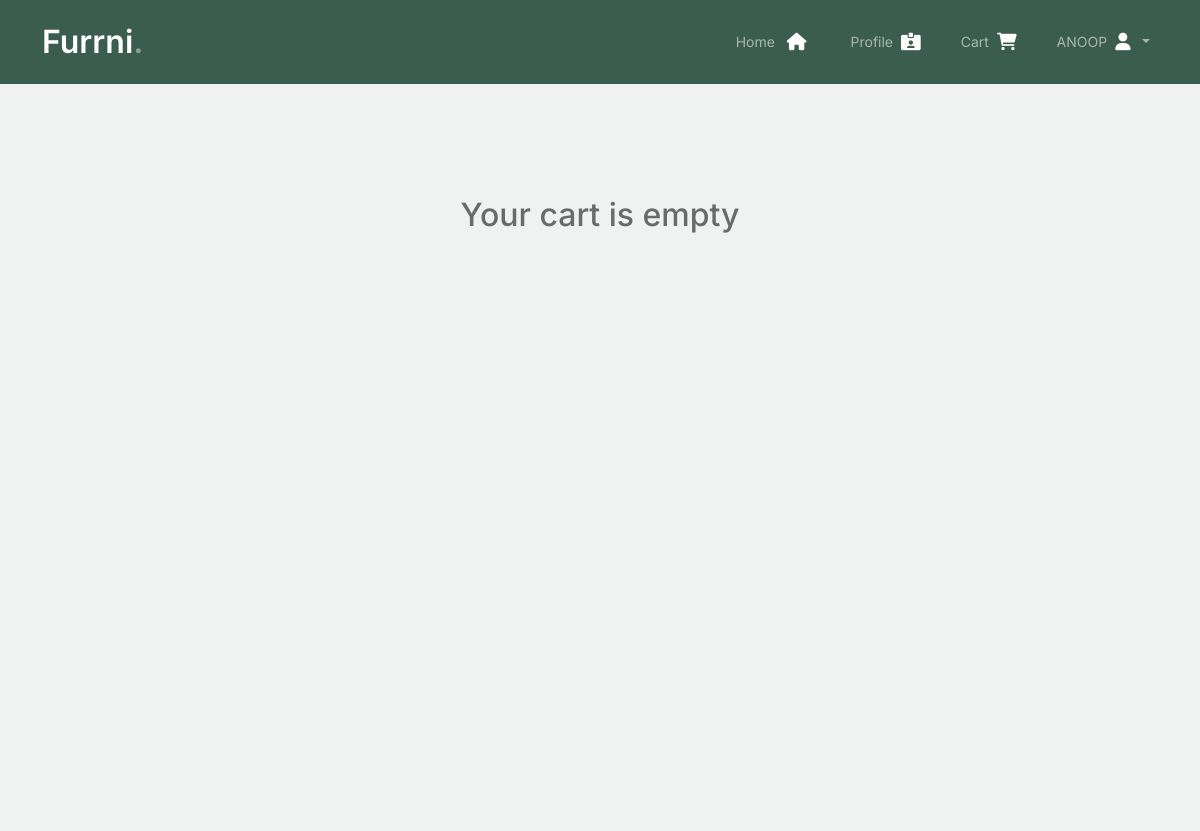
Before: /cart (signed in, upper part) with the older database file.
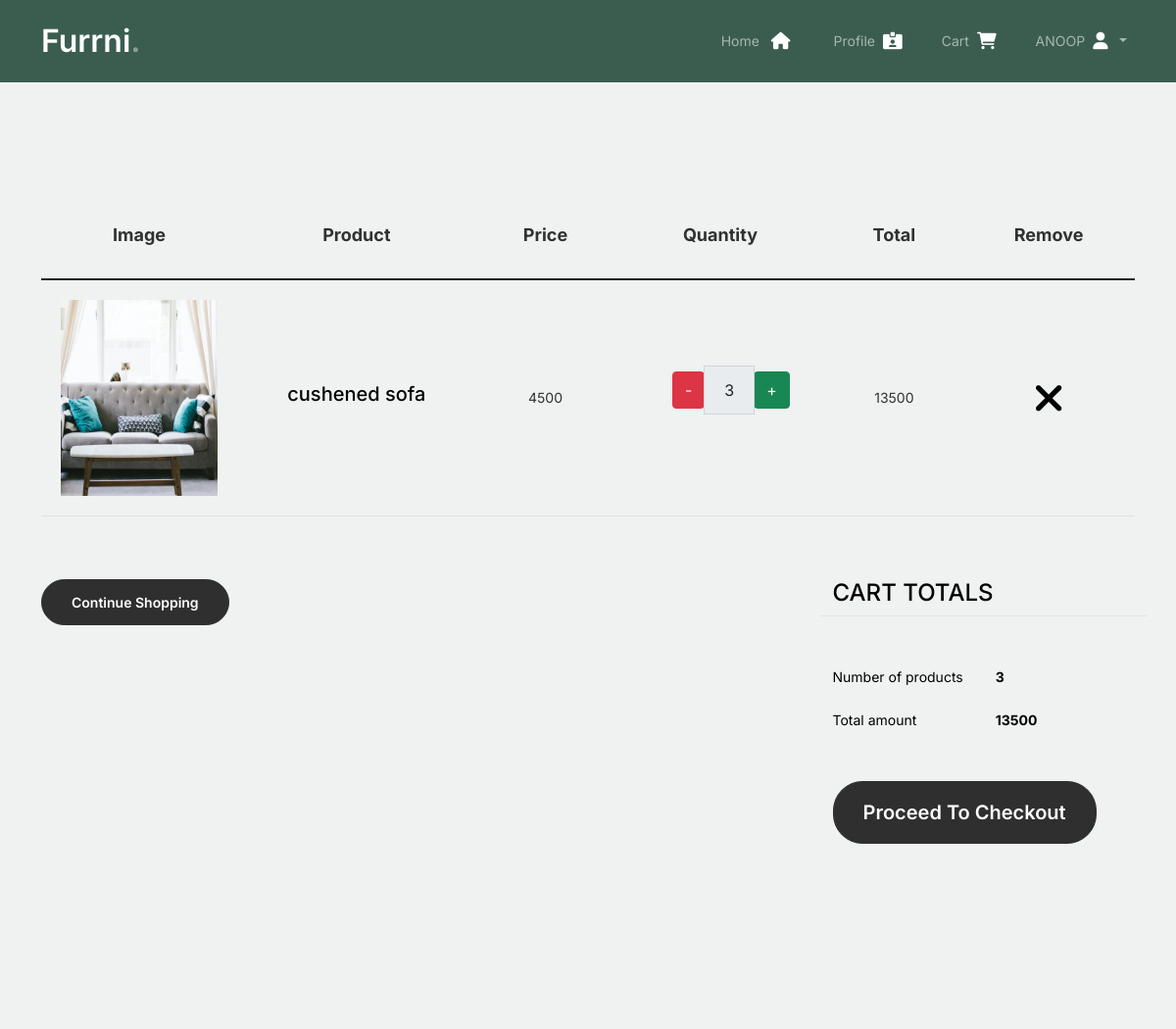
After: the same page with the newer database file.
### project/models.py (models this page shows, shortened)
class cartitem(models.Model):
    cartitemid = models.AutoField(primary_key=True)
    cart = models.ForeignKey(cart,on_delete=models.CASCADE,null=False)
    product = models.ForeignKey(product,on_delete=models.CASCADE,null=False)
    quantity = models.PositiveBigIntegerField()

class product(models.Model):
    productid = models.AutoField(primary_key=True)
    productname = models.CharField('productname',max_length=30)
    quantity = models.CharField('quantity',max_length=20)
    price = models.CharField('price',max_length=10)
    discountprice =models.IntegerField('discountprice',)
    offerpercentage = models.IntegerField('offerpercentage',null=True,default=0)
    category = models.ForeignKey(category,on_delete=models.CASCADE,null=False)
    provider = models.CharField('provider',max_length=20)
    image = models.ImageField('image',upload_to="products/")
    description = models.TextField('description')

### project/views.py (the view)
# urls.py: path('cart',views.cart,name='cart'),
def cart(request):
    if 'username' in request.session:
        total=0
        quantity=0
        id=request.session['id']
        data=carit.objects.filter(cart__user=id)
        for d in data:
            x=int(d.product.discountprice)
            y=int(d.quantity)
            total += (x * y)
            quantity += d.quantity
        datap={
            "total":total,
            "quantity":quantity
        }
        return render(request,'cart.html',{'data':data,'datap':datap})
    else:
        return redirect('userlogin')

### project/templates/cart.html (shortened to what this page needs)
{% extends 'user.html' %}
{% load static %}
{% block content %}
{% if not data %}
<div class="untree_co-section before-footer-section" style="padding: 0rem 0;">
	<div class="container">
		<div class="row d-flex justify-content-center">
			<h2 class="text-center">Your cart is empty</h2>
			<lottie-player src="https://assets9.lottiefiles.com/packages/lf20_mtojb2nn.json" background="transparent"
				speed="1" style="width: 500px; height: 400px;" autoplay></lottie-player>
		</div>
	</div>
</div>
{% else %}
<div class="untree_co-section before-footer-section" style="padding: 0rem 0;">
	<div class="container">
		<div class="row mb-5">
			<form class="col-md-12" method="post">
				<div class="site-blocks-table">
					<table class="table">
						<thead>
							<tr>
								<th class="product-thumbnail">Image</th>
								<th class="product-name">Product</th>
								<th class="product-price">Price</th>
								<th class="product-quantity">Quantity</th>
								<th class="product-quantity">Total</th>
								<th class="product-remove">Remove</th>
							</tr>
						</thead>
						<tbody>
							{% for i in data %}
							<div class="product_data">
								<tr>
									<td class="product-thumbnail">
										<img src="../media/{{i.product.image}}" style="height: 25vh;width: 31vh;"
											alt="Image" class="img-fluid">
									</td>
									<td class="product-name">
										<h2 class="h5 text-black">{{i.product.productname}}</h2>
									</td>
									<td class="price">{{i.product.discountprice}}</td>
									<div>
										<td class="product-name">
											<div class="input-group mb-3 d-flex align-items-center"
												style="max-width: 120px;margin-left: 22%;">
												<div class="input-group-prepend">
													<button type="button"
														class="input-group-text decrement-btn btn-danger" data-url="{{i.cartitemid}}">-</button>
												</div>
												<input type="text" class="form-control text-center quantity-amount qty-input" id="qt"
													value="{{i.quantity}}" placeholder="" readonly
													aria-label="Example text with button addon"
													aria-describedby="button-addon1" id="product_qty">
												<div class="input-group-append">
												<button type="button"
														class="input-group-text increment-btn btn-success" data-url="{{i.cartitemid}}">+</button>
												</div>
											</div>
										</td>
									</div>
									<td class="total-price">{% widthratio i.product.discountprice 1 i.quantity %}</td>
									<td><a href="{% url 'delcartitem' %}?id={{i.cartitemid}}"
											class="btn btn-black btn-sm"><i class="fa-3x fa-solid fa-xmark"></i></a>
									</td>
								</tr>
							</div>
							{% endfor %}
						</tbody>
					</table>
				</div>
			</form>
		</div>
		<div class="row">
			<div class="col-md-6">
				<div class="row mb-5">
					<a href="{% url 'userhome' %}">
						<div class="col-md-6">
							<button class="btn btn-outline-black btn-sm btn-block">Continue Shopping</button>
						</div>
					</a>
				</div>
			</div>
			<div class="col-md-6 pl-5">
				<div class="row justify-content-end">
					<div class="col-md-7">
						<div class="row">
							<div class="col-md-12 text-right border-bottom mb-5">
								<h3 class="text-black h4 text-uppercase">Cart Totals</h3>
							</div>
						</div>
						<div class="row mb-3">
							<div class="col-md-6">
								<span class="text-black">Number of products</span>
							</div>
							<div class="col-md-6 text-right">
								<strong class="text-black total-quantity">{{datap.quantity}}</strong>
							</div>
						</div>
						<div class="row mb-5">
							<div class="col-md-6">
								<span class="text-black">Total amount</span>
							</div>
							<div class="col-md-6 text-right">
								<strong class="text-black total-amount">{{datap.total}}</strong>
							</div>
						</div>
						<div class="row">
							<div class="col-md-12">
								<a href="{% url 'checkout' %}?q={{datap.quantity}}&a={{datap.total}}">
									<button class="btn btn-black btn-lg py-3 btn-block">Proceed To Checkout</button>
								</a>
							</div>
						</div>
					</div>
				</div>
			</div>
		</div>
	</div>
</div>
{% endif %}
{% endblock %}

### project/templates/user.html (shortened to what this page needs)
<!doctype html>
<html lang="en">
{% load static %}
<head>
	<link href="{% static 'css/bootstrap.min.css' %}" rel="stylesheet">
	<link href="https://cdnjs.cloudflare.com/ajax/libs/font-awesome/6.0.0-beta3/css/all.min.css" rel="stylesheet">
	<link href="{% static 'css/tiny-slider.css' %}" rel="stylesheet">
	<link href="{% static 'css/style.css' %}" rel="stylesheet">
</head>
<body>
	<nav class="custom-navbar navbar navbar navbar-expand-md navbar-dark bg-dark" arial-label="Furni navigation bar">
		<div class="container">
			<a class="navbar-brand" href="{% url 'index' %}">Furrni<span>.</span></a>
			<div class="collapse navbar-collapse" id="navbarsFurni">
				<ul class="custom-navbar-cta navbar-nav mb-2 mb-md-0 ms-5">
					<li>
						<a class="nav-link" href="{% url 'userhome' %}">Home
						</a>
					</li>
					<li><a class="nav-link" href="{% url 'profile' %}">Profile
						</a>
					</li>
					<li><a class="nav-link mx-3" href="{% url 'cart' %}">Cart</a></li>
					<li>
						<div class="nav-item dropdown"><a class="nav-link dropdown-toggle text-uppercase"
								data-toggle="dropdown">{{request.session.username}}</a>
						</div>
					</li>
				</ul>
			</div>
		</div>
	</nav>
	{% block content %}{% endblock %}
</body>
</html>

### project/static/css/style.css (style rules this page uses)
body { overflow-x: hidden; position: relative; }
body { font-family: "Inter", sans-serif; font-weight: 400; line-height: 28px; color: #6a6a6a; font-size: 14px; background-color: #eff2f1; }
a { text-decoration: none; -webkit-transition: .3s all ease; -o-transition: .3s all ease; transition: .3s all ease; color: #2f2f2f; text-decoration: underline; }
.custom-navbar { background: #3b5d50 !important; padding-top: 20px; padding-bottom: 20px; }
.custom-navbar .navbar-brand { font-size: 32px; font-weight: 600; }
.custom-navbar .navbar-brand > span { opacity: .4; }
.custom-navbar .custom-navbar-cta { margin-left: 0 !important; -webkit-box-orient: horizontal; -webkit-box-direction: normal; -ms-flex-direction: row; flex-direction: row; }
@media (min-width: 768px) { .custom-navbar .custom-navbar-cta { margin-left: 40px !important; } }
.custom-navbar .custom-navbar-cta li { margin-left: 0px; margin-right: 0px; }
.custom-navbar .custom-navbar-cta li:first-child { margin-right: 20px; }
.btn { font-weight: 600; padding: 12px 30px; border-radius: 30px; color: #ffffff; background: #2f2f2f; border-color: #2f2f2f; }
.before-footer-section { padding: 7rem 0 12rem 0 !important; }
.untree_co-section { padding: 7rem 0; }
.form-control { height: 50px; border-radius: 10px; font-family: "Inter", sans-serif; }
.site-blocks-table { overflow: auto; }
.site-blocks-table .product-thumbnail { width: 200px; }
.site-blocks-table .btn { padding: 2px 10px; }
.site-blocks-table thead th { padding: 30px; text-align: center; border-width: 0px !important; vertical-align: middle; color: rgba(0, 0, 0, 0.8); font-size: 18px; }
.site-blocks-table td { padding: 20px; text-align: center; vertical-align: middle; color: rgba(0, 0, 0, 0.8); }
.site-blocks-table tbody tr:first-child td { border-top: 1px solid #3b5d50 !important; }
.site-blocks-table .btn { background: none !important; color: #000000; border: none; height: auto !important; }

Changed rows visible on the page:
added cartitem: product.image (picture), product.productname "cushened sofa", product.discountprice "4500", quantity "3", product+quantity "13500"
Other visible differences:
{{ datap.quantity }}: (not shown) → "3"
{{ datap.total }}: (not shown) → "13500"
text no longer shown: "Your cart is empty"
text now shown: "Image Product Price Quantity Total Remove Continue Shopping CART TOTALS Number of products Total amount Proceed To Checkout"
